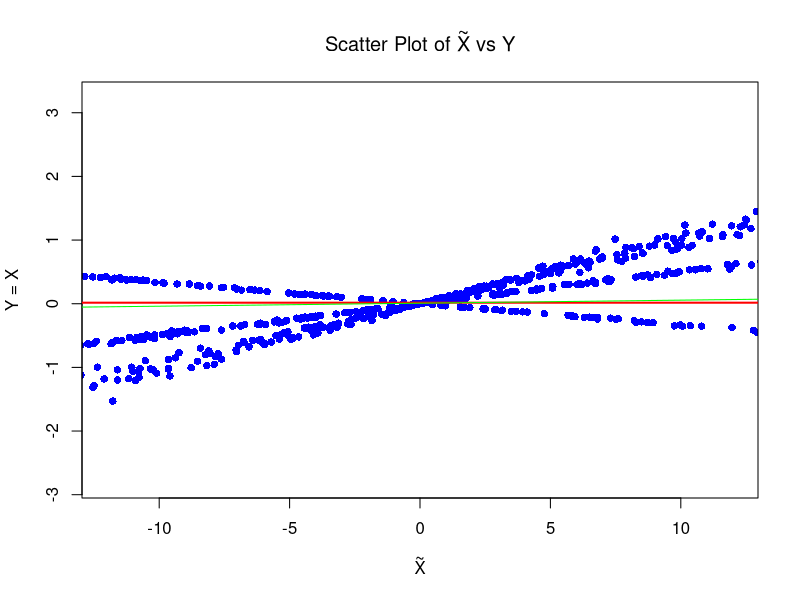
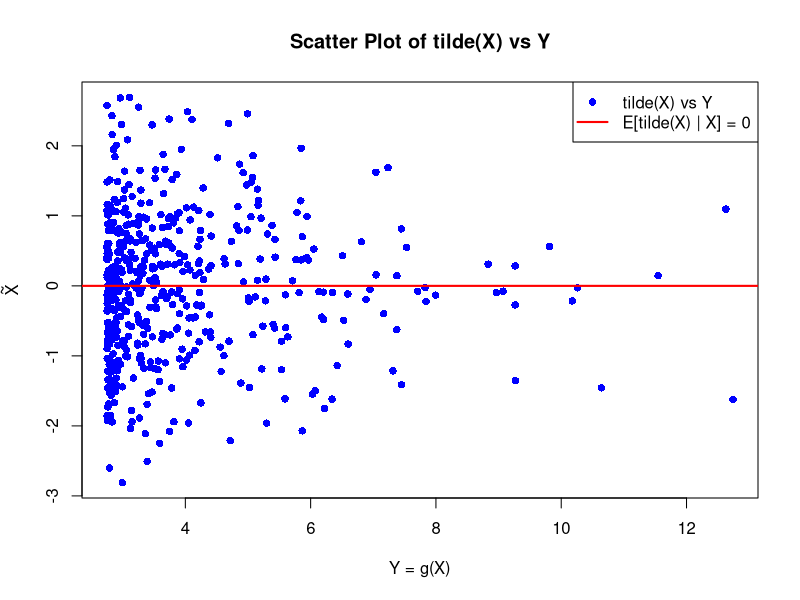

These figures' R source, in order:
set.seed(123)

# Generate data
n <- 500
X <- rnorm(n)  # Generate X from a normal distribution
g_X <- X^2 -X + 3     # Define Y as a function of X, e.g., Y = X^2
epsilon <- rnorm(n)  # Noise term independent of X

# Define tilde(X) such that E[tilde(X) | X] = 0
tilde_X <- epsilon  # epsilon is independent noise, hence E[tilde(X) | X] = 0

# Define Y as some function of X
Y <- g_X  # For instance, Y = X^2

# Plot tilde(X) vs Y
png("./figures/confound-and-de-confound/basic-fact.png", width = 800, height = 600)
plot(Y, tilde_X, 
     xlab = "Y = g(X)", 
     ylab = expression(tilde(X)), 
     main = "Scatter Plot of tilde(X) vs Y",
     pch = 16, col = "blue")
abline(h = 0, col = "red", lwd = 2)  # Horizontal line at y = 0

# Add a legend
legend("topright", legend = c("tilde(X) vs Y", "E[tilde(X) | X] = 0"),
       col = c("blue", "red"), pch = c(16, NA), lwd = c(NA, 2))
dev.off()


#########
########
#######
set.seed(123)

# Generate X from a normal distribution N(1, 1)
n <- 1000
X <- rnorm(n, mean = 0, sd = 1)

# Generate Z from a mixture of N(1, 1), N(2, 1), N(-3, 1)
# Define the mixture components
mixture_components <- c(10, 20, -30)
mixture_sd <- 1
mixture_prob <- c(1/3, 1/3, 1/3)

# Sample which component to use for each observation
component <- sample(mixture_components, size = n, replace = TRUE, prob = mixture_prob)

# Generate Z based on the sampled components
Z <- rnorm(n, mean = component, sd = mixture_sd)


# Calculate tilde_X = X * Z
tilde_X <- X * Z

# Y = X
Y <- X

# Plot tilde_X against Y
plot(tilde_X, Y, 
     xlab = expression(tilde(X)), ylab = "Y = X", 
     main = expression(paste("Scatter Plot of ", tilde(X), " vs Y")),
     col = "blue", pch = 16,
     xlim=c(-12,12))

# Add a line to show the mean of Y
abline(h = mean(Y), col = "red", lwd = 2)
abline(lm(Y~tilde_X), col="green")
